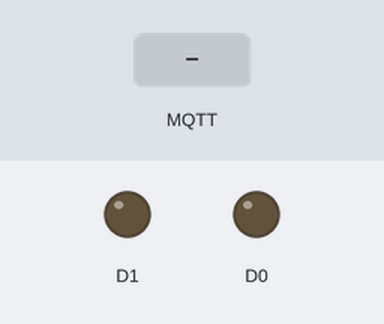
A sketch run on a simulated ESP8266 (NodeMCU). Parts: output pins drawn as LEDs (lit = HIGH). The test bench sets the inputs (shaded band). WiFi joins after 1.5 s; servers stay silent unless stated; random numbers use the default seed unless the sketch sets one; no MQTT or app messages arrive unless stated; what the sketch prints to the serial monitor is not drawn.

Above: at 2.7 s.
2.8 s: MQTT message "on" arrives on the first subscribed topic
At 3.9 s:
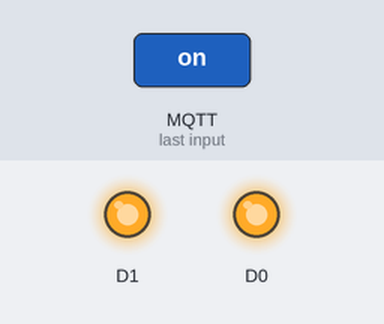
5.8 s: MQTT message "off" arrives on the first subscribed topic
At 6.2 s:
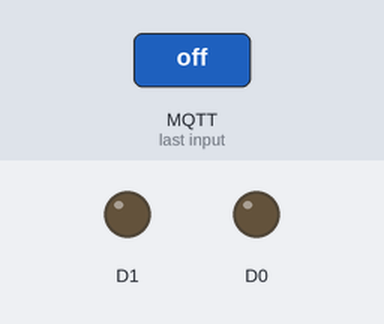
Timing chart, 0 to 8.8 s (numbered marks = the images above; inputs shaded):
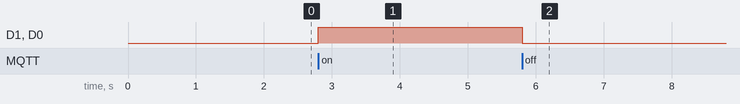

The sketch:

esp8266.ino
```cpp
#include <ESP8266WiFi.h>
#include <PubSubClient.h>

/*
 * Config
 */
const char* ssid = "";
const char* password = "";
const char* mqtt_server = "";       // Address of your MQTT broker.
const char* _TOPIC = "";            // Topic to communicate with chatbot.

WiFiClient espClient;
PubSubClient client(espClient);
long lastMsg = 0;
char msg[50];
int value = 0;

void setup_wifi() {
  Serial.println();
  Serial.print("Connecting to ");
  Serial.println(ssid);

  WiFi.begin(ssid, password);

  while (WiFi.status() != WL_CONNECTED) {
    delay(500);
    Serial.print(".");
  }

  Serial.println("");
  Serial.println("WiFi connected");
  Serial.println("IP address: ");
  Serial.println(WiFi.localIP());
}

void callback(char* topic, byte* payload, unsigned int length) {
  Serial.print("Message arrived [");
  Serial.print(topic);
  Serial.print("] ");
  for (int i = 0; i < length; i++) {
    Serial.print((char)payload[i]);
  }
  Serial.println();
  // Turn on the LED if payload is "on"
  if (strcmp((char*)payload, "on") == 0) {
    digitalWrite(D0, HIGH);
    digitalWrite(D1, HIGH);
    client.publish(_TOPIC, "onEd");
  }
  // Turn off the LED if payload is "off"
  else if(strcmp((char*)payload, "off") == 0) {
    digitalWrite(D0, LOW);
    digitalWrite(D1, LOW);
    client.publish(_TOPIC, "offEd");
  }

}

void reconnect() {
  // Loop until we're reconnected
  while (!client.connected()) {
    Serial.print("Attempting MQTT connection...");
    // Create a random client ID
    String clientId = "ESP8266Client-";
    clientId += String(random(0xffff), HEX);
    // Attempt to connect
    if (client.connect(clientId.c_str())) {
      Serial.println("connected");
      // Once connected, publish an announcement...
      client.publish(_TOPIC, "hello world");
      // ... and resubscribe
      client.subscribe(_TOPIC);
    } else {
      Serial.print("failed, rc=");
      Serial.print(client.state());
      Serial.println(" try again in 5 seconds");
      // Wait 5 seconds before retrying
      delay(5000);
    }
  }
}

void setup() {
  pinMode(D0, OUTPUT);
  pinMode(D1, OUTPUT);
  Serial.begin(115200);
  setup_wifi();
  client.setServer(mqtt_server, 11203);
  client.setCallback(callback);
}

void loop() {
  if (!client.connected()) {
    reconnect();
  }
  client.loop();
}
```

Measured:
- after the input at 2.8 s, D1, D0: LOW → HIGH at once
- after the input at 5.8 s, D1, D0: HIGH → LOW at once
